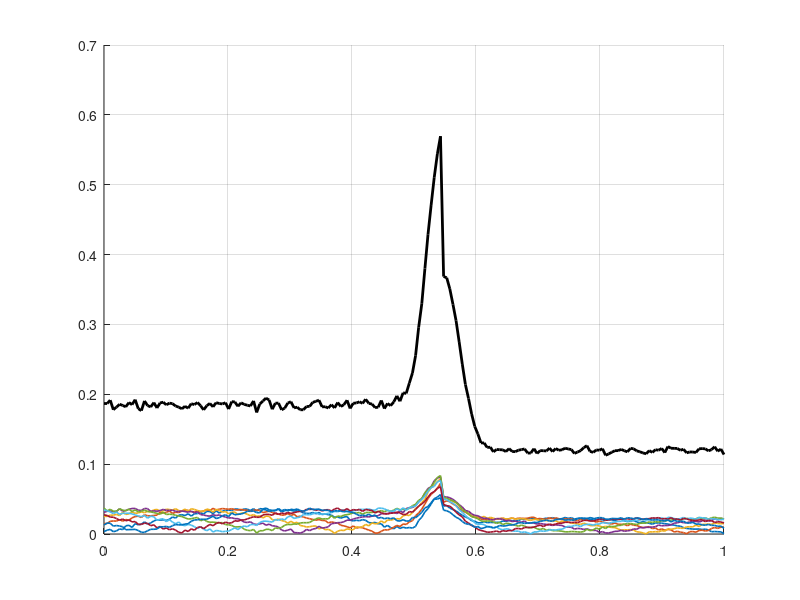

MATLAB code for this plot: (Note: this script raises an error after producing the figure.)
%% ============================================================
% Energy and Contact Force with Obstacle Utilization at x=0.55
% ============================================================

clear; close all; clc;

%% PARAMETERS
n_links = 8;             % number of joints
n_steps = 200;           % discretization along trajectory
totalEnergy = 35;        % desired total energy (J)
contact_x = 0.55;        % normalized obstacle location

%% TRAJECTORY PARAM
t = linspace(0,1,n_steps);  % normalized trajectory progress

%% BASE ENERGY PATTERNS
E = zeros(n_links,n_steps);
for j = 1:n_links
    % baseline sinusoidal oscillation per joint with phase shift
    E(j,:) = abs(sin(2*pi*t + (j-1)*pi/8)) + 0.15*rand(1,n_steps);
end

%% ADD OBSTACLE SPIKE
[~, idx_contact] = min(abs(t - contact_x));
spike_profile = exp(-((1:n_steps)-idx_contact).^2 / (2*(5^2))); % Gaussian
for j = 1:n_links
    E(j,:) = E(j,:) +1.5*spike_profile;
end

%% REDUCE EFFORT AFTER CONTACT
E(:, idx_contact:end) = 0.65 * E(:, idx_contact:end);

%% NORMALIZE TOTAL ENERGY
E = E / sum(E(:)) * totalEnergy;

%% TOTAL ENERGY (all joints summed)
E_total = sum(E,1);

%% CONTACT FORCE MODEL
F_contact = zeros(1,n_steps);
F_contact(idx_contact) = 10;   % Dirac-like spike at contact
% Optional: smooth with Gaussian kernel to make it visible
F_contact = F_contact + 2*spike_profile;

%% PLOTTING
figure('Name','Energy + Contact Force','Color','w'); hold on; grid on;
cmap = lines(n_links);

% Per-joint energy
for j = 1:n_links
    plot(t, E(j,:), 'Color', cmap(j,:), 'LineWidth', 1.2, ...
        'DisplayName', sprintf('Joint %d', j));
end

% Total energy
plot(t, E_total, 'k-', 'LineWidth', 2, 'DisplayName','Total Energy');

% Contact force (scaled for visibility)
yyaxis right
plot(t, F_contact, 'r--', 'LineWidth', 2, 'DisplayName','Avg. Contact Force');
ylabel('Contact Force [N]');

yyaxis left
xlabel('Normalized Trajectory Progress');
ylabel('Energy [J]');
title(sprintf('Energy & Contact Force with Obstacle Utilization (Total = %.1f J)', totalEnergy));

legend('show','Location','northoutside','Orientation','horizontal');
